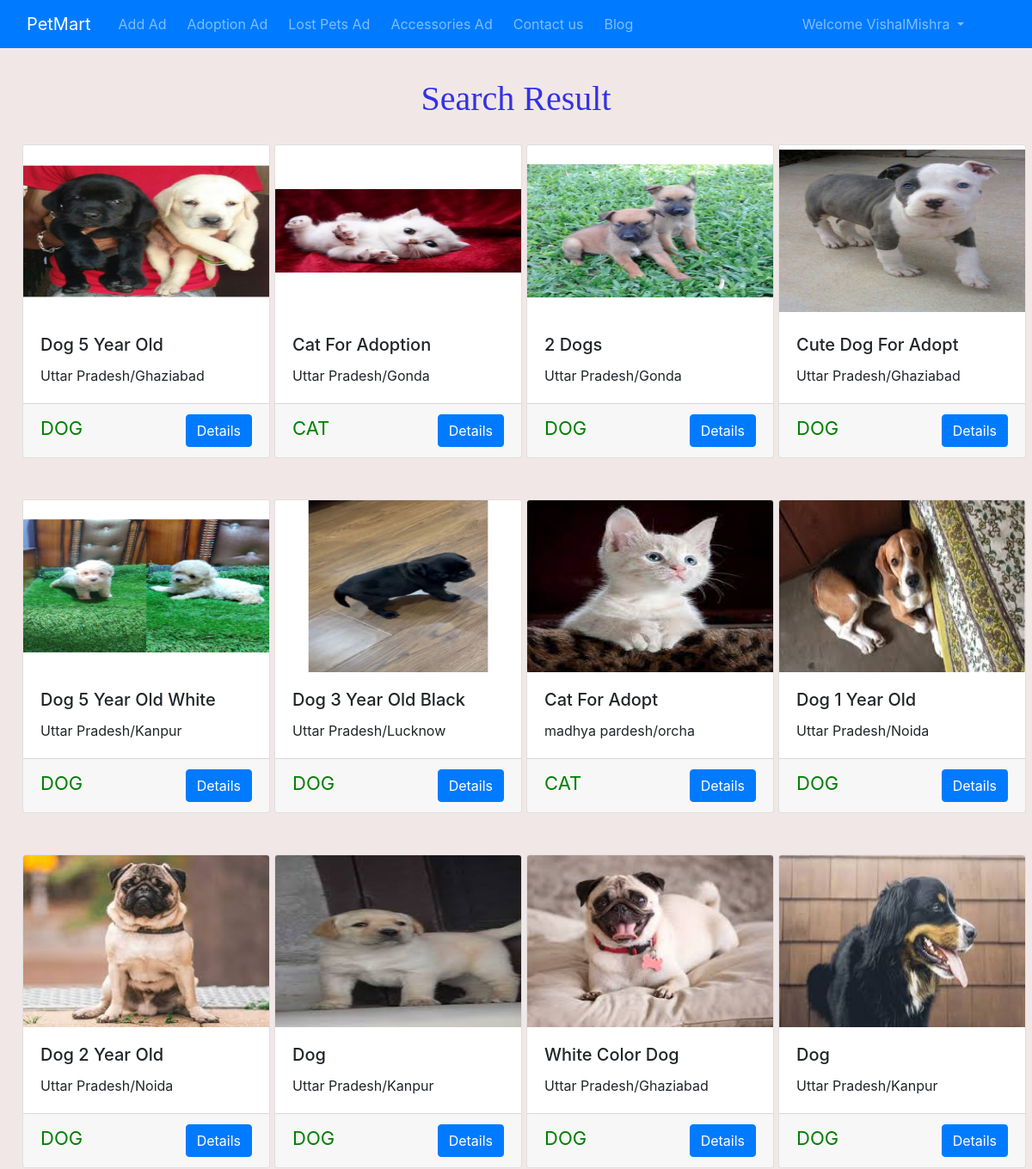
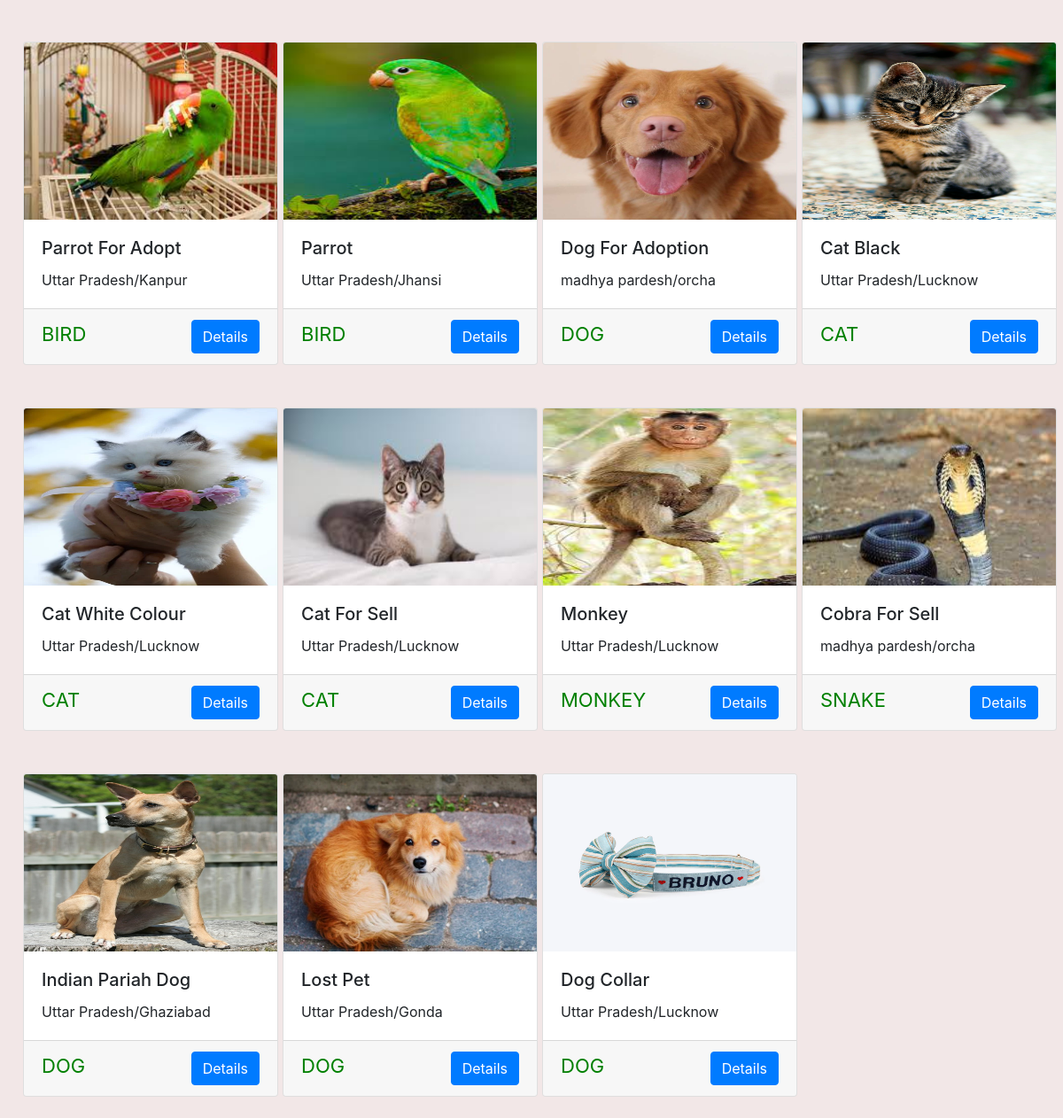
/shop/search/ (signed in), run on the app's committed database (2 pictures, top to bottom).
### shop/models.py (models this page shows, shortened)
class Adds(models.Model):
    addId=models.AutoField
    adType=models.CharField(max_length=20,default="")
    addName=models.CharField(max_length=50,default="")
    petCatgory=models.CharField(max_length=50,default="")
    addDescription=models.CharField(max_length=300,default="")
    userId=models.IntegerField()
    pno=models.CharField(max_length=12,default="")
    state=models.CharField(max_length=50,default="")
    city=models.CharField(max_length=50,default="")
    price=models.IntegerField(default=0)
    pub_date=models.DateField(auto_now_add=True)
    image=models.ImageField(upload_to="shop/images/",default="")

### shop/views.py (the view)
# urls.py: path("search/",views.search,name="search"),
def search(request):
    ads= Adds.objects.all()
    if request.method=="GET":
        st=request.GET.get('search')
        if st!=None:
            ads= Adds.objects.filter(addName__icontains=st,petCatgory__icontains=st)
    params={"searchAdd":ads}
    return render(request, 'shop/search.html', params)

### shop/templates/shop/search.html (shortened to what this page needs)
{% extends 'shop/base.html' %}
{% block body %}
<div class="container-fluid">
  <h1 id="heading"> Search Result</h1>
  {% for i in searchAdd %}
  <div class="col-xs-3 col-sm-3 col-md-3 ">
    <div class="card my-4" style="width: 18rem;">
      <img src='/media/{{i.image}}' class="card-img-top" alt="...">
      <div class="card-body">
        <h5 class="card-title">{{i.addName|title}}</h5>
        <p class="card-text"> {{i.state}}/{{i.city}}</p>
      </div>
      <div class="card-footer">
        <p id="category">{{i.petCatgory}}</P>
        <a href="/shop/adview/{{i.id}}">
          <button id="vd{{i.id}}" class="btn btn-primary cart">Details</button>
        </a>
      </div>
    </div>
  </div>
  {% empty %}
  <h3>No data found</h3>
  {% endfor %}
</div>
{% endblock %}

### shop/templates/shop/base.html (shortened to what this page needs)
<!doctype html>
<html lang="en">
  <head>
    <link rel="stylesheet" href="https://stackpath.bootstrapcdn.com/bootstrap/4.2.1/css/bootstrap.min.css">
  </head>
  <body>
    <nav class="navbar navbar-expand-lg navbar-dark bg-primary">
      <div class="container-fluid">
        <a class="navbar-brand" href="/">PetMart</a>
        <div class="collapse navbar-collapse" id="navbarSupportedContent">
          <ul class="navbar-nav me-auto mb-2 mb-lg-0 nav">
            <li class="nav-item  {%block AddActive %} {%endblock AddActive %}">
              <a class="nav-link ml-2" aria-current="page" href="/shop/addAd">Add Ad</a>
            </li>
            <li class="nav-item ml-2 {%block AdoptionActive %} {%endblock AdoptionActive %}">
              <a class="nav-link" aria-current="page" href="/shop/Adoption">Adoption Ad</a>
            </li>
            <li class="nav-item ml-2 {%block LostActive %} {%endblock LostActive %}">
              <a class="nav-link" aria-current="page" href="/shop/lostPet">Lost Pets Ad</a>
            </li>
            <li class="nav-item ml-2 {%block Accessories %} {%endblock Accessories %}">
              <a class="nav-link" aria-current="page" href="/shop/accessoriesAd">Accessories Ad</a>
            </li>
            <li class="nav-item ml-2 {%block contactActive %} {%endblock contactActive %}">
              <a class="nav-link" href="/shop/contact">Contact us</a>
            </li>
            <li class="nav-item ml-2 {%block BlogActive %} {%endblock BlogActive %}">
              <a class="nav-link" aria-current="page" href="/blog">Blog</a>
            </li>
          </ul>
          {% if user.is_authenticated %}
          <ul class="navbar-nav ml-auto">
            <li class="nav-item dropdown">
              <a class="nav-link dropdown-toggle" href="#" id="navbarDropdown" role="button" data-toggle="dropdown" aria-haspopup="true" aria-expanded="false">
                Welcome {{request.user}}
              </a>
            </li>
        </ul>
          {% endif %}
        </div>
      </div>
    </nav>
    {% block body %} {% endblock %}
  </body>
</html>

### data on the page
Adds: image (picture), addName "Dog 5 Year Old", state "Uttar Pradesh", city "Ghaziabad", petCatgory "DOG"
Adds: image (picture), addName "Cat For Adoption", state "Uttar Pradesh", city "Gonda", petCatgory "CAT"
Adds: image (picture), addName "2 Dogs", state "Uttar Pradesh", city "Gonda", petCatgory "DOG"
Adds: image (picture), addName "Cute Dog For Adopt", state "Uttar Pradesh", city "Ghaziabad", petCatgory "DOG"
Adds: image (picture), addName "Dog 5 Year Old White", state "Uttar Pradesh", city "Kanpur", petCatgory "DOG"
Adds: image (picture), addName "Dog 3 Year Old Black", state "Uttar Pradesh", city "Lucknow", petCatgory "DOG"
Adds: image (picture), addName "Cat For Adopt", state "madhya pardesh", city "orcha", petCatgory "CAT"
Adds: image (picture), addName "Dog 1 Year Old", state "Uttar Pradesh", city "Noida", petCatgory "DOG"
Adds: image (picture), addName "Dog 2 Year Old", state "Uttar Pradesh", city "Noida", petCatgory "DOG"
Adds: image (picture), addName "Dog", state "Uttar Pradesh", city "Kanpur", petCatgory "DOG"
Adds: image (picture), addName "White Color Dog", state "Uttar Pradesh", city "Ghaziabad", petCatgory "DOG"
Adds: image (picture), addName "Dog", state "Uttar Pradesh", city "Kanpur", petCatgory "DOG"
Adds: image (picture), addName "Parrot For Adopt", state "Uttar Pradesh", city "Kanpur", petCatgory "BIRD"
Adds: image (picture), addName "Parrot", state "Uttar Pradesh", city "Jhansi", petCatgory "BIRD"
Adds: image (picture), addName "Dog For Adoption", state "madhya pardesh", city "orcha", petCatgory "DOG"
Adds: image (picture), addName "Cat Black", state "Uttar Pradesh", city "Lucknow", petCatgory "CAT"
Adds: image (picture), addName "Cat White Colour", state "Uttar Pradesh", city "Lucknow", petCatgory "CAT"
Adds: image (picture), addName "Cat For Sell", state "Uttar Pradesh", city "Lucknow", petCatgory "CAT"
Adds: image (picture), addName "Monkey", state "Uttar Pradesh", city "Lucknow", petCatgory "MONKEY"
Adds: image (picture), addName "Cobra For Sell", state "madhya pardesh", city "orcha", petCatgory "SNAKE"
Adds: image (picture), addName "Indian Pariah Dog", state "Uttar Pradesh", city "Ghaziabad", petCatgory "DOG"
Adds: image (picture), addName "Lost Pet", state "Uttar Pradesh", city "Gonda", petCatgory "DOG"
Adds: image (picture), addName "Dog Collar", state "Uttar Pradesh", city "Lucknow", petCatgory "DOG"

### other printed values
{{ request.user }} "VishalMishra"
